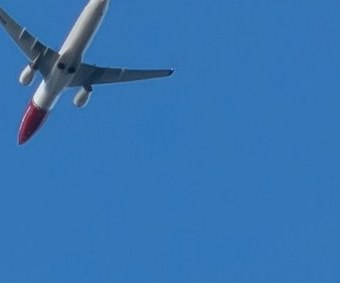
#> input picture cropped/photo_2025-04-18_19-42-36 (2).jpg, 340 x 283 px, found by its file name; its folder holds only this picture in this run
$ python yolo_to_svm.py
#> lines starting #> are read from the running program, lines starting #| are printed output that depends on the picture
#> further down, image is the input picture: shape (283, 340, 3); mean B, G, R 178.3, 116.2, 53.6
import os
import cv2
import pandas as pd
from skimage.feature import hog

# Пути к папкам
cropped_dir = 'content/cropped/'  # Папка с обрезанными изображениями от YOLO
output_csv = 'hog_features.csv'

# Параметры HOG
orientations = 9
pixels_per_cell = (8, 8)
cells_per_block = (2, 2)


def extract_hog_features(image):
    """Вычисляет HOG-признаки для всего изображения"""
    # Преобразуем в grayscale и изменяем размер для стандартизации
    if len(image.shape) > 2:  # Если цветное изображение
        gray = cv2.cvtColor(image, cv2.COLOR_BGR2GRAY)
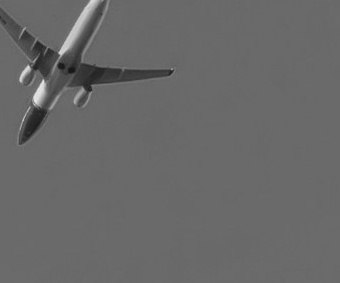
#> gray: shape (283, 340); min 21, max 235, mean 104.6
    else:
        gray = image

    resized = cv2.resize(gray, (64, 64))  # Стандартный размер для HOG
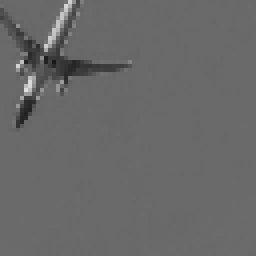
#> resized: shape (64, 64) (shown 4 times larger); min 24, max 223, mean 104.6

    # Вычисляем HOG-признаки
    features = hog(resized,
                   orientations=orientations,
                   pixels_per_cell=pixels_per_cell,
                   cells_per_block=cells_per_block,
                   visualize=False)
#> features = 1764 values, max 0.559 at index 130, min 0 at index 1, mean 0.118

    return features


# Собираем данные
data = []
for image_file in os.listdir(cropped_dir):
    if not image_file.lower().endswith(('.png', '.jpg', '.jpeg')):
        continue

    # Загружаем изображение
    image_path = os.path.join(cropped_dir, image_file)
    image = cv2.imread(image_path)
    if image is None:
        print(f"Ошибка загрузки изображения: {image_file}")
        continue

    # Извлекаем HOG-признаки для всего изображения
    features = extract_hog_features(image)
    if features is not None:
        # Пример: если имя файла "test_0.jpg", то исходное было "test.jpg"
        original_name = '_'.join(image_file.split('_')[:-1]) + '.jpg'

        # Добавляем признаки и название исходного файла
        row = list(features) + [original_name, image_file]
#> row = 1766 items, first 6: 0.0346, 0, 0.00497, 0.0029, 0.125, 0.0686
        data.append(row)

# Создаем DataFrame
if data:
    # Создаем заголовки для признаков
    num_features = len(data[0]) - 2  # -2 потому что последние два элемента - имена файлов
#> num_features = 1764
    feature_columns = [f'hog_{i}' for i in range(num_features)]
    columns = feature_columns + ['original_image', 'cropped_image']

    df = pd.DataFrame(data, columns=columns)
#> df = table of 1 rows and 1766 columns
    df.to_csv(output_csv, index=False)
    print(f"Данные сохранены в {output_csv}")
    print(f"Обработано изображений: {len(data)}")
#| Обработано изображений: 1
    print(f"Размерность признаков: {num_features}")
#| Размерность признаков: 1764
    print(f"Пример данных:\n{df.head()}")
#> (printed output is left out)
else:
    print("Нет данных для сохранения. Проверьте папку cropped_dir.")

$ run again, on cropped/photo_2025-04-18_19-42-36 (3).jpg
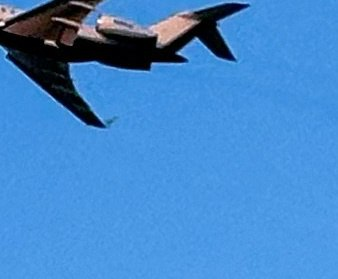
#> input picture cropped/photo_2025-04-18_19-42-36 (3).jpg, 338 x 279 px, found by its file name
#> image is the input picture: shape (279, 338, 3); mean B, G, R 201, 134.5, 67.7
#> in extract_hog_features, `gray = cv2.cvtColor(image, cv2.COLOR_BGR2GRAY)`:
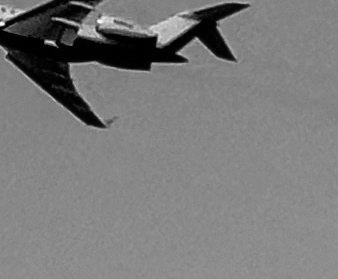
#> gray: shape (279, 338); min 0, max 254, mean 122
#> in extract_hog_features, `resized = cv2.resize(gray, (64, 64))`:
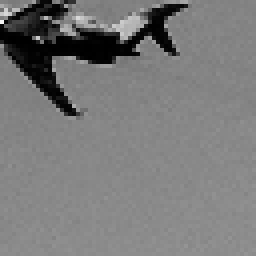
#> resized: shape (64, 64) (shown 4 times larger); min 0, max 245, mean 121.9
#> in extract_hog_features, `features = hog(resized, orientations=orientations, pixels_per_cell=pix..`: features = 1764 values, max 0.804 at index 771, min 0 at index 21, mean 0.143
#> row = 1766 items, first 6: 0.162, 0.194, 0.251, 0.251, 0.251, 0.0725
#> num_features = 1764
#> df = table of 1 rows and 1766 columns
#| Обработано изображений: 1
#| Размерность признаков: 1764
#> (printed output is left out)
